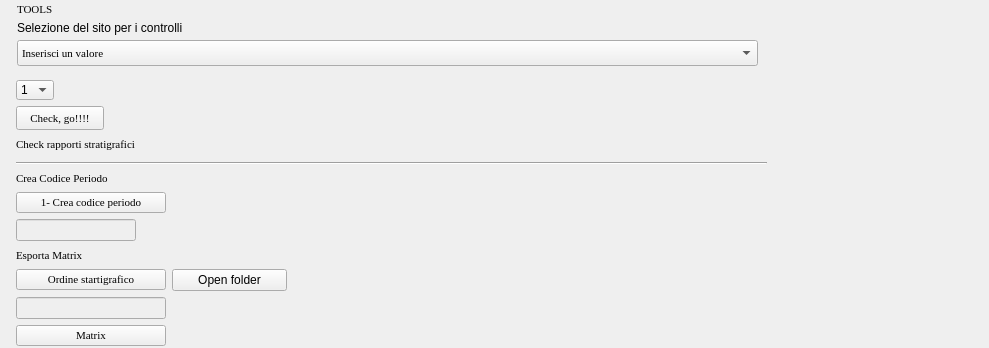
           <widget class="QWidget" name="page">
            <property name="geometry">
             <rect>
              <x>0</x>
              <y>0</y>
              <width>989</width>
              <height>348</height>
             </rect>
            </property>
            <attribute name="label">
             <string>Sistemi di controllo</string>
            </attribute>
            <widget class="QLabel" name="label_36">
             <property name="geometry">
              <rect>
               <x>17</x>
               <y>1</y>
               <width>36</width>
               <height>16</height>
              </rect>
             </property>
             <property name="font">
              <font>
               <family>Times New Roman</family>
               <pointsize>8</pointsize>
               <weight>50</weight>
               <italic>false</italic>
               <bold>false</bold>
              </font>
             </property>
             <property name="text">
              <string>TOOLS</string>
             </property>
            </widget>
            <widget class="QLabel" name="label_9">
             <property name="geometry">
              <rect>
               <x>17</x>
               <y>20</y>
               <width>251</width>
               <height>16</height>
              </rect>
             </property>
             <property name="text">
              <string>Selezione del sito per i controlli</string>
             </property>
            </widget>
            <widget class="QComboBox" name="comboBox_sito_rappcheck">
             <property name="enabled">
              <bool>true</bool>
             </property>
             <property name="geometry">
              <rect>
               <x>17</x>
               <y>40</y>
               <width>741</width>
               <height>26</height>
              </rect>
             </property>
             <property name="sizePolicy">
              <sizepolicy hsizetype="Preferred" vsizetype="Expanding">
               <horstretch>0</horstretch>
               <verstretch>0</verstretch>
              </sizepolicy>
             </property>
             <property name="minimumSize">
              <size>
               <width>341</width>
               <height>26</height>
              </size>
             </property>
             <property name="font">
              <font>
               <family>Times New Roman</family>
               <pointsize>8</pointsize>
               <weight>50</weight>
               <italic>false</italic>
               <bold>false</bold>
              </font>
             </property>
             <property name="mouseTracking">
              <bool>true</bool>
             </property>
             <property name="editable">
              <bool>false</bool>
             </property>
             <property name="maxVisibleItems">
              <number>99999</number>
             </property>
             <property name="maxCount">
              <number>2147483647</number>
             </property>
             <item>
              <property name="text">
               <string>Inserisci un valore</string>
              </property>
             </item>
            </widget>
            <widget class="QComboBox" name="comboBox_area_rappcheck">
             <property name="geometry">
              <rect>
               <x>16</x>
               <y>80</y>
               <width>38</width>
               <height>20</height>
              </rect>
             </property>
             <item>
              <property name="text">
               <string>1</string>
              </property>
             </item>
             <item>
              <property name="text">
               <string>2</string>
              </property>
             </item>
             <item>
              <property name="text">
               <string>3</string>
              </property>
             </item>
             <item>
              <property name="text">
               <string>4</string>
              </property>
             </item>
             <item>
              <property name="text">
               <string>5</string>
              </property>
             </item>
             <item>
              <property name="text">
               <string>6</string>
              </property>
             </item>
             <item>
              <property name="text">
               <string>7</string>
              </property>
             </item>
             <item>
              <property name="text">
               <string>8</string>
              </property>
             </item>
             <item>
              <property name="text">
               <string>9</string>
              </property>
             </item>
             <item>
              <property name="text">
               <string>10</string>
              </property>
             </item>
            </widget>
            <widget class="QPushButton" name="pushButton_rapp_check">
             <property name="geometry">
              <rect>
               <x>16</x>
               <y>106</y>
               <width>88</width>
               <height>24</height>
              </rect>
             </property>
             <property name="font">
              <font>
               <family>Times New Roman</family>
               <pointsize>8</pointsize>
               <weight>50</weight>
               <italic>false</italic>
               <bold>false</bold>
              </font>
             </property>
             <property name="toolTip">
              <string>Check, go!!!!</string>
             </property>
             <property name="text">
              <string>Check, go!!!!</string>
             </property>
             <property name="icon">
              <iconset resource="../../resources/resources.qrc">
               <normaloff>:/icons/sheet.png</normaloff>:/icons/sheet.png</iconset>
             </property>
            </widget>
            <widget class="QLabel" name="label_70">
             <property name="geometry">
              <rect>
               <x>16</x>
               <y>136</y>
               <width>311</width>
               <height>16</height>
              </rect>
             </property>
             <property name="font">
              <font>
               <family>Times New Roman</family>
               <pointsize>8</pointsize>
               <weight>50</weight>
               <italic>false</italic>
               <bold>false</bold>
              </font>
             </property>
             <property name="text">
              <string>Check rapporti stratigrafici</string>
             </property>
            </widget>
            <widget class="Line" name="line">
             <property name="geometry">
              <rect>
               <x>16</x>
               <y>155</y>
               <width>751</width>
               <height>16</height>
              </rect>
             </property>
             <property name="orientation">
              <enum>Qt::Horizontal</enum>
             </property>
            </widget>
            <widget class="QWidget" name="layoutWidget">
             <property name="geometry">
              <rect>
               <x>16</x>
               <y>170</y>
               <width>271</width>
               <height>176</height>
              </rect>
             </property>
             <layout class="QGridLayout" name="gridLayout_30">
              <item row="3" column="0">
               <widget class="QLabel" name="label_45">
                <property name="font">
                 <font>
                  <family>Times New Roman</family>
                  <pointsize>8</pointsize>
                  <weight>50</weight>
                  <italic>false</italic>
                  <bold>false</bold>
                 </font>
                </property>
                <property name="text">
                 <string>Esporta Matrix</string>
                </property>
               </widget>
              </item>
              <item row="0" column="0">
               <widget class="QLabel" name="label_48">
                <property name="font">
                 <font>
                  <family>Times New Roman</family>
                  <pointsize>8</pointsize>
                  <weight>50</weight>
                  <italic>false</italic>
                  <bold>false</bold>
                 </font>
                </property>
                <property name="text">
                 <string>Crea Codice Periodo</string>
                </property>
               </widget>
              </item>
              <item row="4" column="0">
               <widget class="QPushButton" name="pushButton_orderLayers">
                <property name="maximumSize">
                 <size>
                  <width>150</width>
                  <height>16777215</height>
                 </size>
                </property>
                <property name="font">
                 <font>
                  <family>Times New Roman</family>
                  <pointsize>8</pointsize>
                  <weight>50</weight>
                  <italic>false</italic>
                  <bold>false</bold>
                 </font>
                </property>
                <property name="text">
                 <string>Ordine startigrafico</string>
                </property>
               </widget>
              </item>
              <item row="2" column="0">
               <widget class="QLineEdit" name="lineEdit_codice_periodo">
                <property name="enabled">
                 <bool>false</bool>
                </property>
                <property name="minimumSize">
                 <size>
                  <width>120</width>
                  <height>0</height>
                 </size>
                </property>
                <property name="maximumSize">
                 <size>
                  <width>120</width>
                  <height>16777215</height>
                 </size>
                </property>
               </widget>
              </item>
              <item row="1" column="0">
               <widget class="QPushButton" name="pushButton_crea_codice_periodo">
                <property name="maximumSize">
                 <size>
                  <width>150</width>
                  <height>16777215</height>
                 </size>
                </property>
                <property name="font">
                 <font>
                  <family>Times New Roman</family>
                  <pointsize>8</pointsize>
                  <weight>50</weight>
                  <italic>false</italic>
                  <bold>false</bold>
                 </font>
                </property>
                <property name="toolTip">
                 <string>Crea codice periodo</string>
                </property>
                <property name="text">
                 <string>1- Crea codice periodo</string>
                </property>
                <property name="icon">
                 <iconset resource="../../resources/resources.qrc">
                  <normaloff>:/icons/sheet.png</normaloff>:/icons/sheet.png</iconset>
                </property>
               </widget>
              </item>
              <item row="5" column="0">
               <widget class="QLineEdit" name="lineEditOrderLayer">
                <property name="enabled">
                 <bool>false</bool>
                </property>
                <property name="maximumSize">
                 <size>
                  <width>150</width>
                  <height>16777215</height>
                 </size>
                </property>
               </widget>
              </item>
              <item row="6" column="0">
               <widget class="QPushButton" name="pushButton_export_matrix">
                <property name="maximumSize">
                 <size>
                  <width>150</width>
                  <height>16777215</height>
                 </size>
                </property>
                <property name="font">
                 <font>
                  <family>Times New Roman</family>
                  <pointsize>8</pointsize>
                  <weight>50</weight>
                  <italic>false</italic>
                  <bold>false</bold>
                 </font>
                </property>
                <property name="toolTip">
                 <string>Export Matrix</string>
                </property>
                <property name="text">
                 <string>Matrix</string>
                </property>
                <property name="icon">
                 <iconset resource="../../resources/resources.qrc">
                  <normaloff>:/icons/sheet.png</normaloff>:/icons/sheet.png</iconset>
                </property>
               </widget>
              </item>
              <item row="4" column="1">
               <widget class="QPushButton" name="pushButton_open_dir_matrix">
                <property name="maximumSize">
                 <size>
                  <width>150</width>
                  <height>16777215</height>
                 </size>
                </property>
                <property name="text">
                 <string>Open folder</string>
                </property>
                <property name="icon">
                 <iconset resource="../../resources/resources.qrc">
                  <normaloff>:/icons/directoryExp.png</normaloff>:/icons/directoryExp.png</iconset>
                </property>
               </widget>
              </item>
             </layout>
            </widget>
           </widget>
